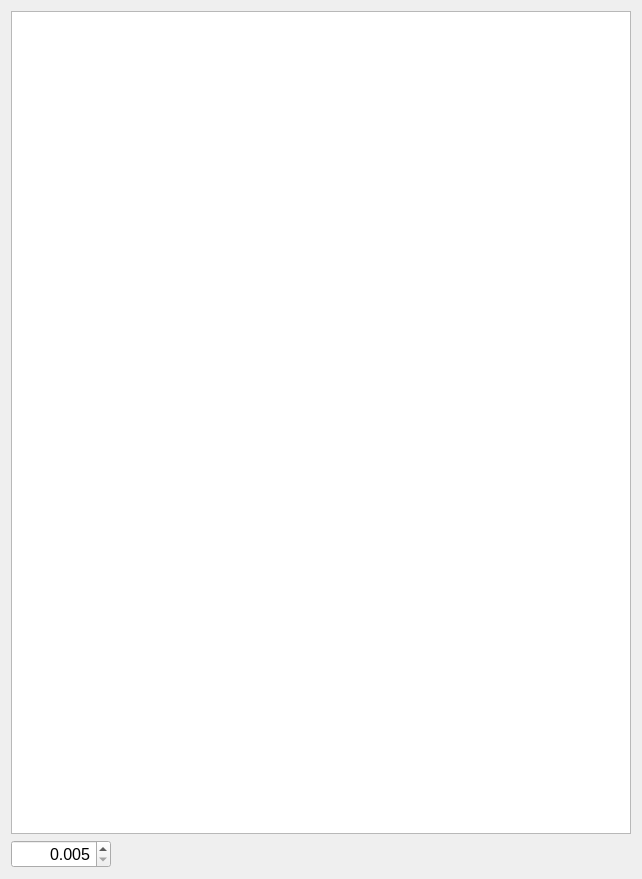
<?xml version="1.0" encoding="UTF-8"?>
<ui version="4.0">
 <class>Form</class>
 <widget class="QWidget" name="Form">
  <property name="geometry">
   <rect>
    <x>0</x>
    <y>0</y>
    <width>642</width>
    <height>879</height>
   </rect>
  </property>
  <property name="sizePolicy">
   <sizepolicy hsizetype="Preferred" vsizetype="Preferred">
    <horstretch>0</horstretch>
    <verstretch>0</verstretch>
   </sizepolicy>
  </property>
  <property name="windowTitle">
   <string>Form</string>
  </property>
  <layout class="QVBoxLayout" name="verticalLayout_3">
   <item>
    <widget class="QGraphicsView" name="tile_overview">
     <property name="sizePolicy">
      <sizepolicy hsizetype="Expanding" vsizetype="Expanding">
       <horstretch>0</horstretch>
       <verstretch>0</verstretch>
      </sizepolicy>
     </property>
    </widget>
   </item>
   <item>
    <widget class="QDoubleSpinBox" name="doubleSpinBox_scale">
     <property name="sizePolicy">
      <sizepolicy hsizetype="Minimum" vsizetype="Fixed">
       <horstretch>0</horstretch>
       <verstretch>0</verstretch>
      </sizepolicy>
     </property>
     <property name="maximumSize">
      <size>
       <width>100</width>
       <height>16777215</height>
      </size>
     </property>
     <property name="font">
      <font>
       <pointsize>12</pointsize>
      </font>
     </property>
     <property name="toolTip">
      <string>Scale factor for display</string>
     </property>
     <property name="alignment">
      <set>Qt::AlignRight|Qt::AlignTrailing|Qt::AlignVCenter</set>
     </property>
     <property name="decimals">
      <number>3</number>
     </property>
     <property name="minimum">
      <double>0.005000000000000</double>
     </property>
     <property name="maximum">
      <double>1.000000000000000</double>
     </property>
     <property name="singleStep">
      <double>0.005000000000000</double>
     </property>
    </widget>
   </item>
  </layout>
 </widget>
 <resources/>
 <connections/>
</ui>
